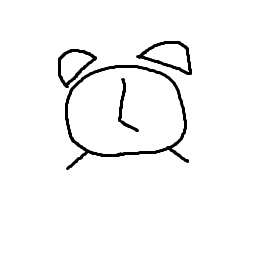
#> input picture clock.jpg, 256 x 256 px
$ python loadImage.py
#> lines starting #> are read from the running program, lines starting #| are printed output that depends on the picture
from PIL import Image
import numpy as np
from numpy import asarray
import cv2
import pandas as pd

def getFirstPx(image):
    small_x = len(image)
    small_y = len(image[0])
    for line_nr, line in enumerate(image):
        for px_nr, px_color in enumerate(line):
            if px_color != 0:
                if line_nr < small_x: small_x = line_nr
                if px_nr < small_y: small_y = px_nr
    return small_x, small_y

def getLastPx(image):
    big_x = 0
    big_y = 0
    for line_nr, line in reversed(list(enumerate(image))):
        for px_nr, px_color in reversed(list(enumerate(line))):
            if px_color != 0:
                if line_nr > big_x: big_x = line_nr
                if px_nr > big_y: big_y = px_nr
    return big_x, big_y

im = cv2.imread('clock.jpg', 0)
#> im is the input picture: shape (256, 256); min 0, max 255, mean 246.4
gray_negative = abs(255-im)
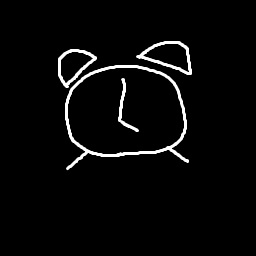
#> gray_negative: shape (256, 256); min 0, max 255, mean 8.6
print(gray_negative)
#> (printed output is left out)

# np.savetxt("gray.txt", gray_negative)
firstPoint = getFirstPx(gray_negative)
#> in getFirstPx, `small_x = len(image)`: small_x = 256
#> after the loop in getFirstPx, `for line_nr, line in enumerate(image):`: small_x = 40; small_y = 56
#> firstPoint = (40, 56)
print("line: "+str(firstPoint[0])+", pixel: "+str(firstPoint[1]))
#| line: 40, pixel: 56
lastPoint = getLastPx(gray_negative)
#> the loop in getLastPx, `for line_nr, line in reversed(list(enumerate(image))):` made 256 passes
#> line_nr on passes 1 to 3: 255, 254, 253
#> after the loop in getLastPx, `for line_nr, line in reversed(list(enumerate(image))):`: big_x = 175; big_y = 191
#> lastPoint = (175, 191)
print("line: "+str(lastPoint[0])+", pixel: "+str(lastPoint[1]))
#| line: 175, pixel: 191

scaled = cv2.resize(gray_negative[firstPoint[0]:lastPoint[0], firstPoint[1]:lastPoint[1]], (64, 64))
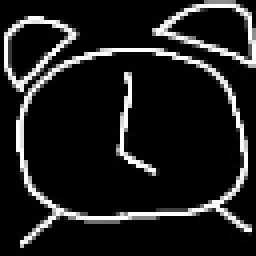
#> scaled: shape (64, 64) (shown 4 times larger); min 0, max 255, mean 30.6

cv2.imwrite('cut.png', scaled)


# [7 lines of commented-out code are left out]

$ run again, with apl.png saved as clock.jpg
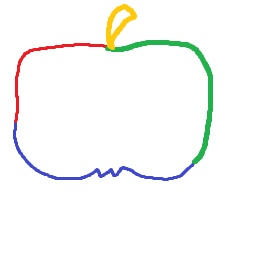
#> input picture apl.png, 256 x 256 px
#> `gray_negative = abs(255-im)`:
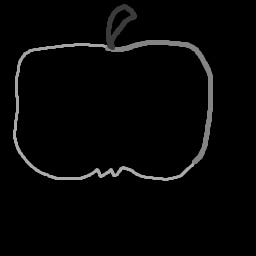
#> gray_negative: shape (256, 256); min 0, max 176, mean 6
#> (printed output is left out)
#> in getFirstPx, `small_x = len(image)`: small_x = 256
#> after the loop in getFirstPx, `for line_nr, line in enumerate(image):`: small_x = 0; small_y = 8
#> firstPoint = (0, 8)
#| line: 0, pixel: 8
#> the loop in getLastPx, `for line_nr, line in reversed(list(enumerate(image))):` made 256 passes
#> line_nr on passes 1 to 3: 255, 254, 253
#> after the loop in getLastPx, `for line_nr, line in reversed(list(enumerate(image))):`: big_x = 183; big_y = 215
#> lastPoint = (183, 215)
#| line: 183, pixel: 215
#> `scaled = cv2.resize(gray_negative[firstPoint[0]:lastPoint[0], firstPoi..`:
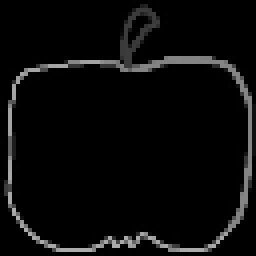
#> scaled: shape (64, 64) (shown 4 times larger); min 0, max 172, mean 10.2
